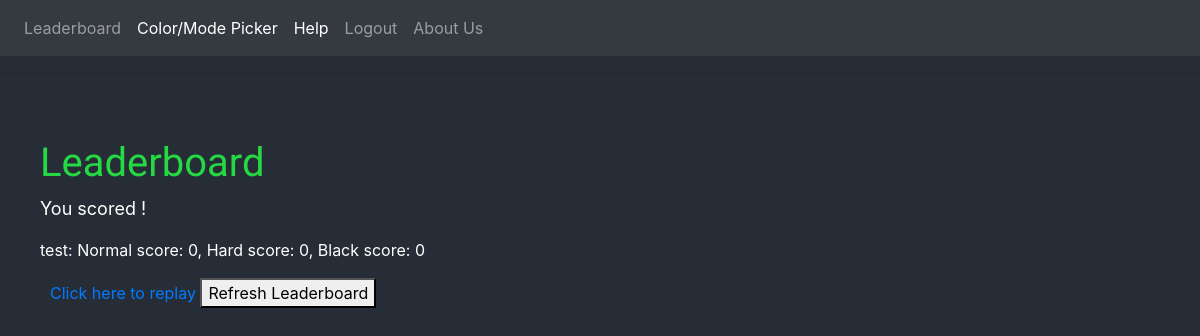
The page /leaderboard on the database as committed earlier.
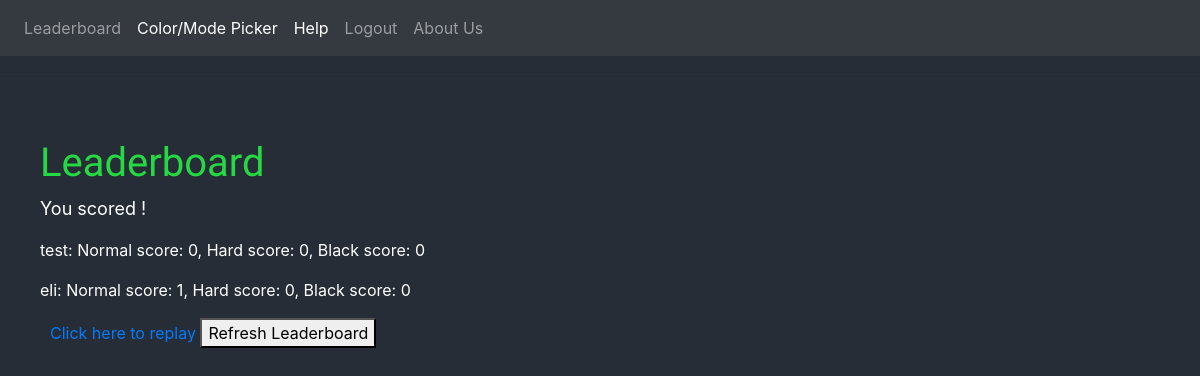
The same page on the database as committed later.
### mygame/models.py (models this page shows, shortened)
class User(UserMixin, db.Model):
    id = db.Column(db.Integer, primary_key=True)
    username = db.Column(db.String(64), index=True, unique=True)
    userscore = db.Column(db.Integer, default=0)
    blackscore = db.Column(db.Integer, default=0)
    hardscore = db.Column(db.Integer, default=0)
    password_hash = db.Column(db.String(128))
    posts = db.relationship('Post', backref='author', lazy='dynamic')

### mygame/routes.py (the view)
@app.route('/leaderboard')
def leaderboard():
    users = User.query.all()
    return render_template('leaderboard.html', title='Leaderboard', users=users)

### mygame/templates/leaderboard.html (shortened to what this page needs)
{% extends "base2.html" %}
{% block content %}
    <h1 style= "text-indent: 40px">Leaderboard</h1>
		<div class ="score"><p style= "text-indent: 40px">You scored ! </p></div>
    {% for user in users %}
    <div><p style= "text-indent: 40px">{{user.username }}: Normal score: {{user.userscore}}, Hard score: {{user.hardscore}}, Black score: {{user.blackscore}}
    {% endfor %}
	</p></div>
    <div style = "position:absolute; left: 50px">
    <a href="color">Click here to replay</a>
    <button onClick="window.location.reload();">Refresh Leaderboard</button>
    </div>
{% endblock %}

### mygame/templates/base2.html (shortened to what this page needs)
<html>
    <head>
      <link rel="stylesheet" href="../static/css/style.css" />
          <link rel="stylesheet" href="https://stackpath.bootstrapcdn.com/bootstrap/4.3.1/css/bootstrap.min.css">
    </head>
    <body>
      <nav class="navbar navbar-expand-lg navbar-dark bg-dark">
        <div class="collapse navbar-collapse" id="navbarText">
          <ul class="navbar-nav mr-auto">
            <li class="nav-item">
              <a class="nav-link" href="leaderboard">Leaderboard</a>
            </li>
            <li class="nav-item active">
              <a class="nav-link" href="color">Color/Mode Picker<span class="sr-only">(current)</span></a>
            </li>
            <li class="nav-item active">
              <a class="nav-link" href="help">Help<span class="sr-only">(current)</span></a>
            </li>
            <li class="<nav-item">
              <a class="nav-link" href="{{ url_for('logout') }}">Logout</a>
            </li>
            <li class="nav-item">
              <a class="nav-link" href="about">About Us</a>
            </li>
          </ul>
        </div>
      </nav>
        <hr>
        {% block content %}{% endblock %}
    </body>
</html>

### mygame/static/css/style.css (style rules this page uses)
html body { background-color: #272d37; }
h1 { font-family: 'Saira Stencil One', cursive; color: #25D943; padding-top: 50px; }
p { color: white; }
div.score { font-size : large; }

Rows that differ between the two databases and show on the page:
added User: username "eli", userscore "1", hardscore "0", blackscore "0"
